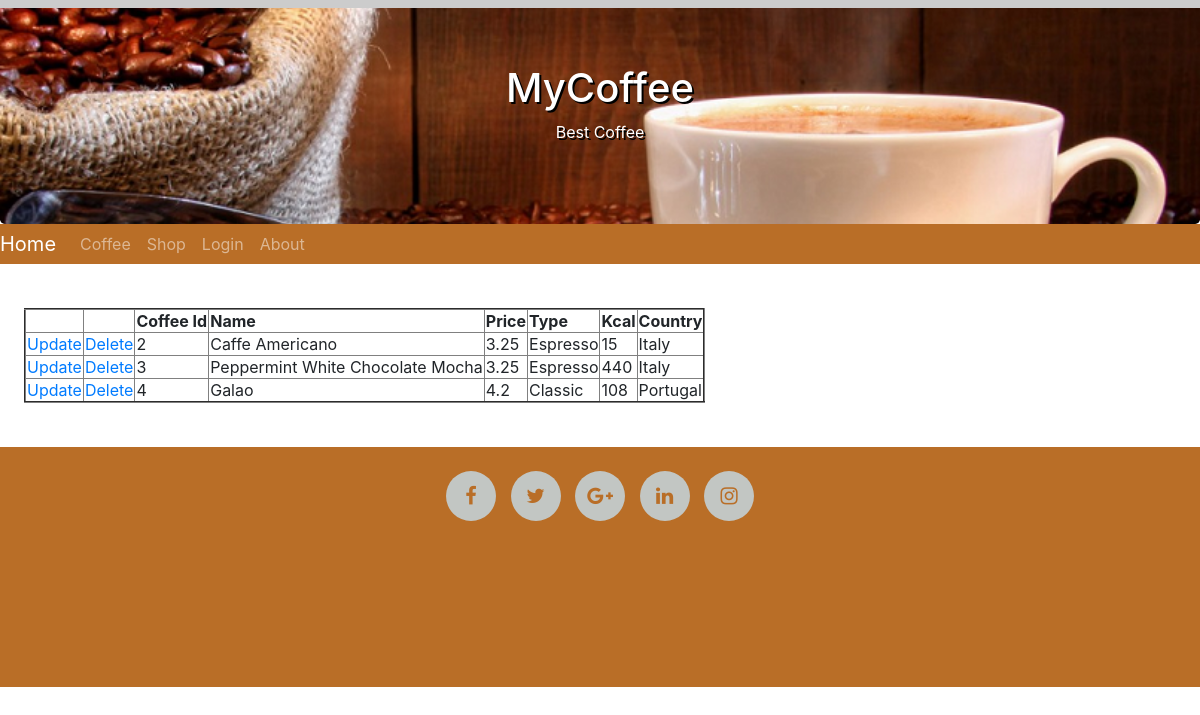
/CoffeeOverview.php, run on the app's committed database.
### tables this page shows
CREATE TABLE IF NOT EXISTS `coffee` (
  `coffeeId` int(11) NOT NULL AUTO_INCREMENT,
  `name` varchar(255) DEFAULT NULL,
  `type` varchar(255) DEFAULT NULL,
  `price` double DEFAULT NULL,
  `avgReview` varchar(255) DEFAULT NULL,
  `country` varchar(255) DEFAULT NULL,
  `image` varchar(255) DEFAULT NULL,
  `kcal` double DEFAULT NULL,
  `review` text,
  PRIMARY KEY (`coffeeId`)
);

### CoffeeOverview.php (called while the page is built, shortened)
<?php
include ("mvc/CoffeeController.php");
$coffeeController=new CoffeeController();
$content=$coffeeController->CreateOverviewTable();
include 'template.php';
?>

### mvc/CoffeeModel.php (called while the page is built, shortened)
<?php
include('entite.php');
class CoffeeModel
{
    function GetCoffeeByType($type) {
        include 'config/config.php';
        $query = "SELECT * FROM coffee WHERE type LIKE '$type'";
        $result = mysqli_query($con,$query);
        $coffeeArray = array();
        while ($row = mysqli_fetch_array($result)) {
        $coffeeId=$row[0];
        $name=$row[1];
        $type=$row[2];
        $price=$row[3];
        $avgReview=$row[4];
        $country=$row[5];
        $image=$row[6];
        $kcal=$row[7];
        $review=$row[8];
      $coffee=new entite($coffeeId,$name,$type,$price,$avgReview,$country,$image,$kcal,$review);
            array_push($coffeeArray, $coffee);
        }
        return $coffeeArray;
    }
}
?>

### mvc/entite.php (called while the page is built, shortened)
<?php
class entite
{
    function __construct($coffeeId, $name, $type, $price, $avgReview, $country, $image,$kcal,$review) {
        $this->coffeeId = $coffeeId;
        $this->name = $name;
        $this->type = $type;
        $this->price = $price;
        $this->country = $country;
        $this->kcal=$kcal;
    }
}
?>

### mvc/CoffeeController.php (the view, shortened to what this page needs)
<head> <script src="https://ajax.googleapis.com/ajax/libs/jquery/3.3.1/jquery.min.js"></script>
<html>
<head>
    <link rel="stylesheet" type="text/css" href="Style/stylesheet.css">
</head>
<?php
include('CoffeeModel.php');
class CoffeeController
{
    function CreateOverviewTable(){
        $result="
        <table border='2'>
        <tr>
        <td></td>
        <td></td>
        <th>Coffee Id</th>
        <th>Name</th>
        <th>Price</th>
        <th>Type</th>
        <th>Kcal</th>
        <th>Country</th>
        </tr>
        ";
        $coffeeArray=$this->GetCoffeeByType('%');
        foreach($coffeeArray as $key => $value){
          $result=$result.
          "<tr><td><a href='CoffeeAdd.php?update=$value->coffeeId'>Update</a> </td>
              <td><a href='#' onclick='showConfirm($value->coffeeId)'>Delete</a> </td>
              <td>$value->coffeeId</td>
              <td>$value->name</td>
              <td>$value->price</td>
              <td>$value->type</td>
              <td>$value->kcal</td>
              <td>$value->country</td></tr>";
              }
    $result=$result."</table>";
        return $result;
    }
    function GetCoffeeByType($type){
        $coffeeModel=new CoffeeModel();
        return $coffeeModel->GetCoffeeByType($type);
    }
}
?>

### data on the page
coffee: coffeeId "2", name "Caffe Americano", price "3.25", type "Espresso", kcal "15", country "Italy"
coffee: coffeeId "3", name "Peppermint White Chocolate Mocha", price "3.25", type "Espresso", kcal "440", country "Italy"
coffee: coffeeId "4", name "Galao", price "4.2", type "Classic", kcal "108", country "Portugal"
